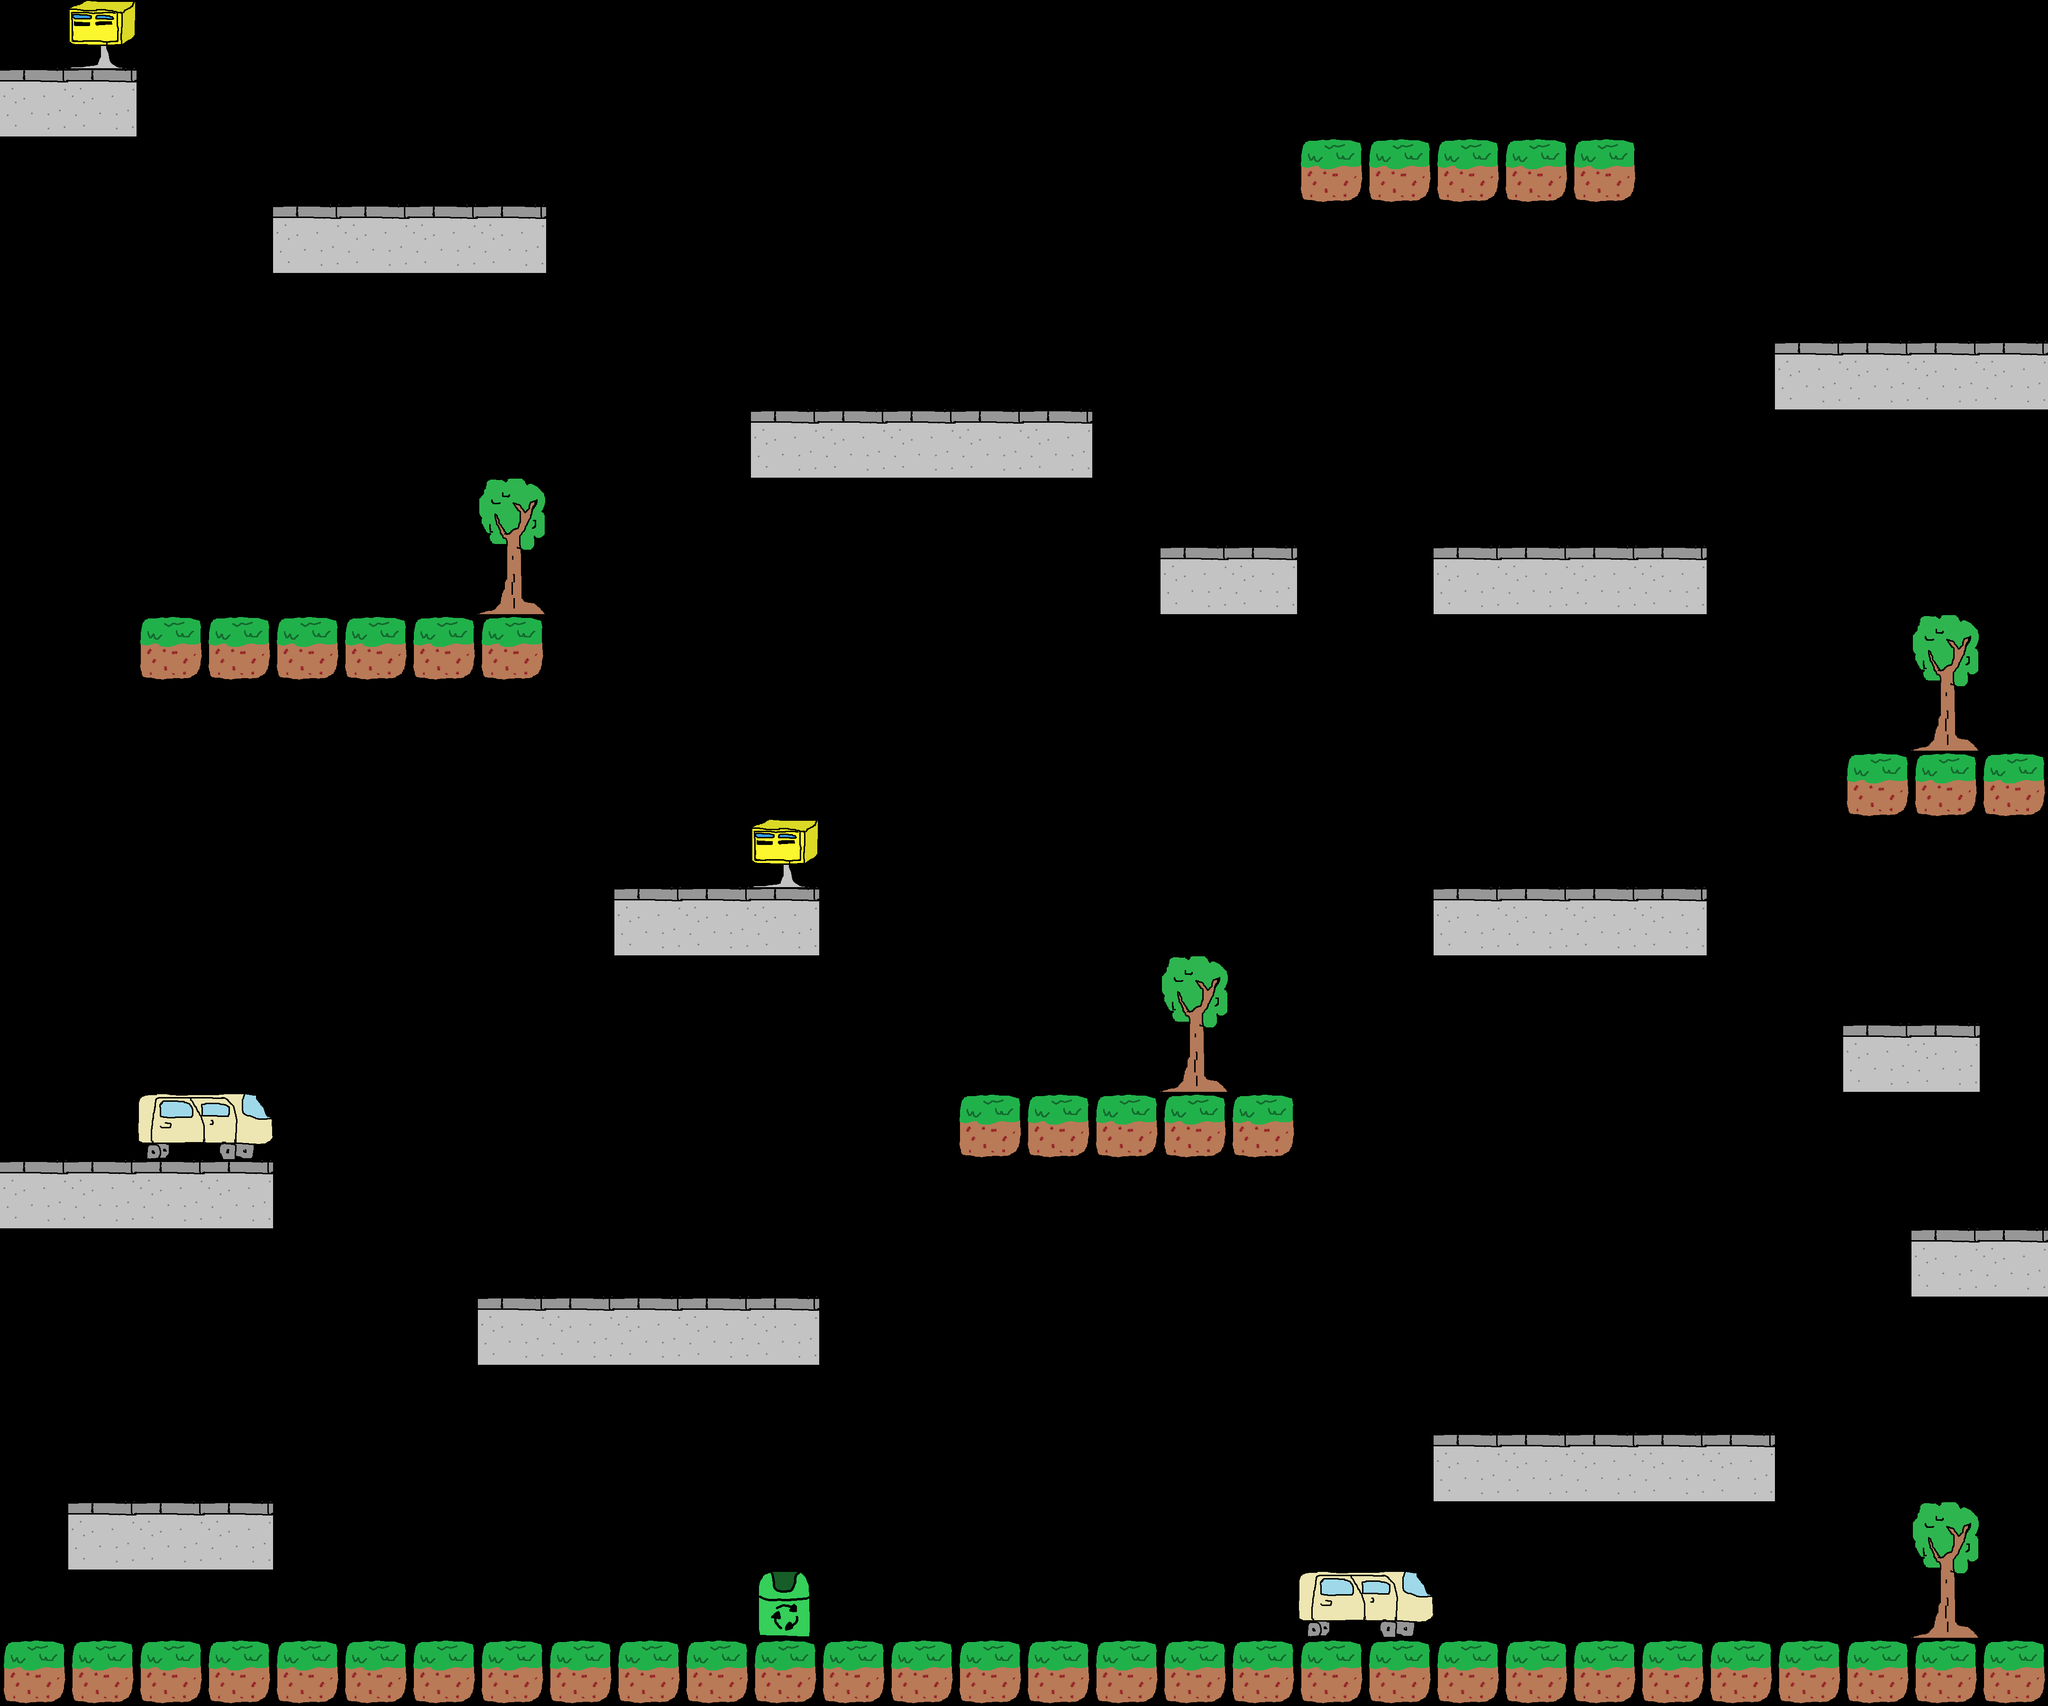

A level layout from a 2D game, rendered from its tile map. Below: a short description, then the map file with tile-grid data replaced by summaries:
An orthogonal 30x25 tile map with 144x144 px tiles, 1 tile layer (tiles), 3 tilesets and 14 objects (2x 3, 1, 2).

<map version="1.0" tiledversion="1.0.3" orientation="orthogonal" renderorder="right-down" width="30" height="25" tilewidth="144" tileheight="144" nextobjectid="132">
 <tileset firstgid="1" name="objects" tilewidth="144" tileheight="144" tilecount="6" columns="3">
  <image source="../../../graphics/tilesets/map_objects.png" width="432" height="288" />
 </tileset>
 <tileset firstgid="7" name="enemies" tilewidth="144" tileheight="144" tilecount="8" columns="4">
  <image source="../../../graphics/tilesets/ville_enemies.png" width="576" height="288" />
 </tileset>
 <tileset firstgid="15" name="tileset" tilewidth="144" tileheight="144" tilecount="18" columns="3">
  <image source="../../../graphics/tilesets/ville_tileset.png" width="432" height="864" />
 </tileset>
 <layer name="tiles" width="30" height="25">
  <data>[750 cells, 113 non-empty, 8 distinct tile ids]</data>
 </layer>
 <objectgroup name="enemies">
  <object id="128" type="3" gid="10" x="864" y="3460" width="144" height="144" />
  <object id="129" type="1" gid="9" x="3244" y="1156" width="144" height="144" />
  <object id="130" type="3" gid="11" x="584" y="864" width="144" height="144" />
  <object id="131" type="2" gid="8" x="3312" y="3024" width="144" height="144" />
 </objectgroup>
 <objectgroup name="objects">
  <object id="115" gid="5" x="4192" y="1576" width="144" height="144" />
  <object id="116" gid="4" x="4176" y="3440" width="144" height="144" />
  <object id="118" gid="4" x="4160" y="736" width="144" height="144" />
  <object id="119" gid="4" x="3144" y="280" width="144" height="144" />
  <object id="120" gid="4" x="552" y="1320" width="144" height="144" />
  <object id="121" gid="4" x="2616" y="1160" width="144" height="144" />
  <object id="122" gid="4" x="0" y="3464" width="144" height="144" />
  <object id="125" gid="4" x="24" y="2456" width="144" height="144" />
  <object id="126" gid="4" x="576" y="424" width="144" height="144" />
  <object id="127" gid="6" x="272" y="1296" width="144" height="144" />
 </objectgroup>
</map>